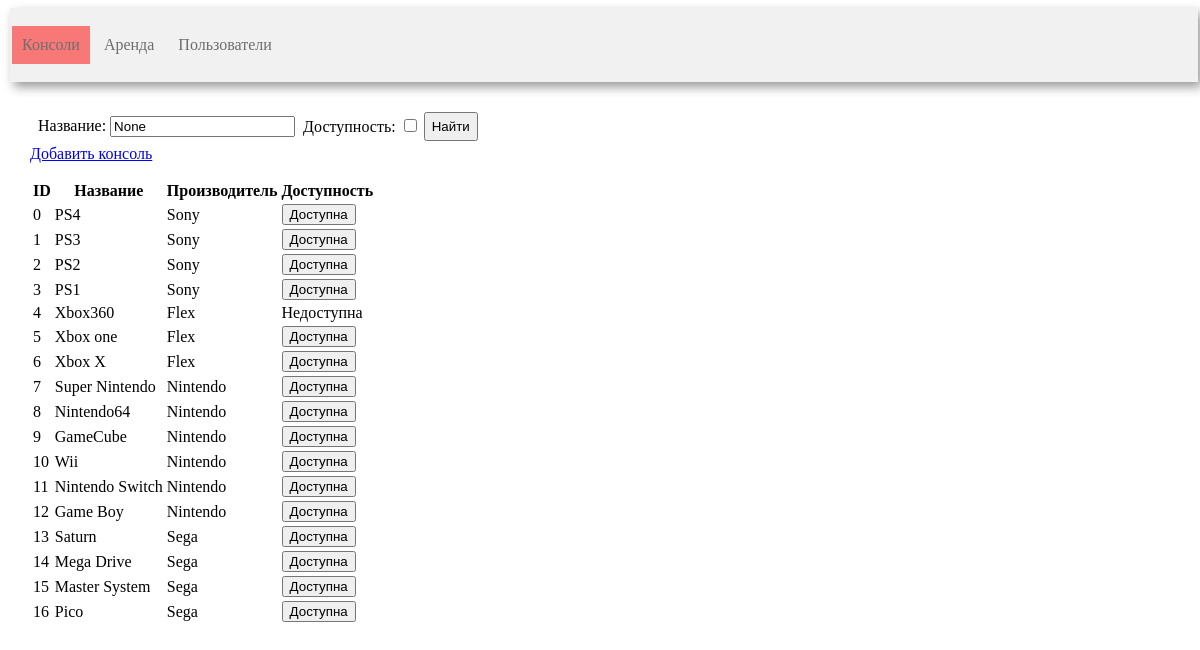
The page / on the database its author committed.
### tables this page shows
CREATE TABLE CONSOLE(
  ConsoleID INTEGER  NOT NULL PRIMARY key,
  Name TEXT NOT NULL,
  CompanyID INTEGER NOT NULL,
  IsRented bit,
  foreign key (CompanyID) references COMPANY(CompanyID)
);

CREATE TABLE COMPANY(
 CompanyID INTEGER NOT NULL PRIMARY key , 
  Name TEXT NOT NULL
);

### controllers/index.py (the view)
@app.route('/',methods=['get'])
def index():
    conn = get_db_connection()
    if request.values.get("console_id")!=None:
        session["console_id"] = request.values.get("console_id")
    if request.values.get("user_id")!=None:
        session["user_id"] = request.values.get("user_id")
    console_name = request.values.get('console_name')
    is_not_rented = request.values.get('is_not_rented')
    df_consoles = get_console_search(conn,console_name,is_not_rented)
    html = render_template(
        "index.html",
        consoles=df_consoles,
        isNotRented=is_not_rented,
        consoleName=console_name,
        companies = get_company(conn),
        url_for = url_for,
        len=len
    )
    return html

### models/index_model.py (called while the page is built, shortened)
def get_console_search(conn, name = "", only_available = False):
    if name==None:
        name=''
    command = '''
    SELECT ConsoleID as ID, Console.Name as Название,
    COMPANY.Name as Производитель,
    IIF(IsRented==1,'Недоступна','Доступна') as "Доступность"
    from CONSOLE
    join COMPANY USING (CompanyID)'''
    return pandas.read_sql(command, conn)

def get_company(conn):
    return pandas.read_sql(
    '''
    SELECT * FROM COMPANY
    ''', conn)

### utils.py (called while the page is built)
def get_db_connection():
    return sqlite3.connect('rentdb.sqlite')

### templates/index.html (shortened to what this page needs)
<!DOCTYPE HTML>
<html>
<head>
    <link rel="stylesheet" type="text/css" href="/static/css/main.css" />
        {% macro render_table(table_name, relation, id) %}
        <table>
            <tr>
                {% for name in relation.dtypes.index %}
                {% if name != id%}
                <th>{{name}}</th>
                {% endif %}
                {% endfor %}
            </tr>
            <tbody>
                {% for i in range(relation.__len__()) %}
                <tr>
                    {% for name in relation.dtypes.index %}
                    {% if name != id%}
                    {% if relation.loc[i,name]=="Доступна" %}
                    <td>
                        <form action="{{url_for('users')}}" method="get">
                            <input type="submit" value="Доступна">
                        </form>
                    </td>
                    {% else %}
                    <td> {{ relation.loc[i, name] }} </td>
                    {% endif %}
                    {% endif %}
                    {% endfor %}
                </tr>
                {% endfor %}
            </tbody>
        </table>
        {% endmacro %}
</head>
<body>
    <div class="menu">
        <ul>
            <li class="active"><a href="{{url_for('index')}}">Консоли</a></li>
           <li ><a href="{{url_for('rents')}}">Аренда</a></li>
            <li ><a href="{{url_for('users')}}">Пользователи</a></li>
        </ul>
    </div>
    <div class="block">
        <p>
              <form method="get" id="search">
                <div>
                    Название:
                    <input type="text" name="console_name" value={{consoleName}}>
                </div>
                <div>
                    Доступность:
                    <input type="checkbox" name="is_not_rented" {{'checked="checked"' if isNotRented else ""}}>
                </div>
                <input type="submit" value="Найти">
               </form>
            <a href="#zatemnenie">Добавить консоль</a>
        </p>
        {{ render_table("Консоли",consoles, "") }}
    </div>
</body>
</html>

### static/css/main.css (style rules this page uses)
.menu { background-color: #f1f1f1; box-shadow: 4px 5px 10px rgba(0, 0, 0, 0.4); width: 100%; }
.menu li { display: inline-block; vertical-align: top; padding: 10px; color: #6f6d6d; }
.menu a { text-decoration: none; color: #6f6d6d; }
.menu ul { padding: 0px; }
.active { background-color: #f87777; color: #f8f8f8; }
.block { padding: 10px 20px; }
#search { display: flex; padding: 2px; margin: 2px; }
div { padding: 2px; margin: 2px; }

### rows shown on the page
CONSOLE: Name "PS4"
COMPANY: Name "Sony" "Sony" "Sony" "Sony"
CONSOLE: Name "PS3"
CONSOLE: Name "PS2"
CONSOLE: Name "PS1"
CONSOLE: Name "Xbox360"
COMPANY: Name "Flex" "Flex" "Flex"
CONSOLE: Name "Xbox one"
CONSOLE: Name "Xbox X"
CONSOLE: Name "Super Nintendo"
COMPANY: Name "Nintendo" "Nintendo" "Nintendo" "Nintendo" "Nintendo" "Nintendo"
CONSOLE: Name "Nintendo64"
CONSOLE: Name "GameCube"
CONSOLE: Name "Wii"
CONSOLE: Name "Nintendo Switch"
CONSOLE: Name "Game Boy"
CONSOLE: Name "Saturn"
COMPANY: Name "Sega" "Sega" "Sega" "Sega"
CONSOLE: Name "Mega Drive"
CONSOLE: Name "Master System"
CONSOLE: Name "Pico"

### other values the page prints
{{ name }} "ID" "Название" "Производитель" "Доступность"
{{ relation.loc[i, name] }} "0" "1" "2" "3" "4" "Недоступна" "5" "6" "7" "8" "9" "10" "11" "12" "13" "14" "15" "16"
